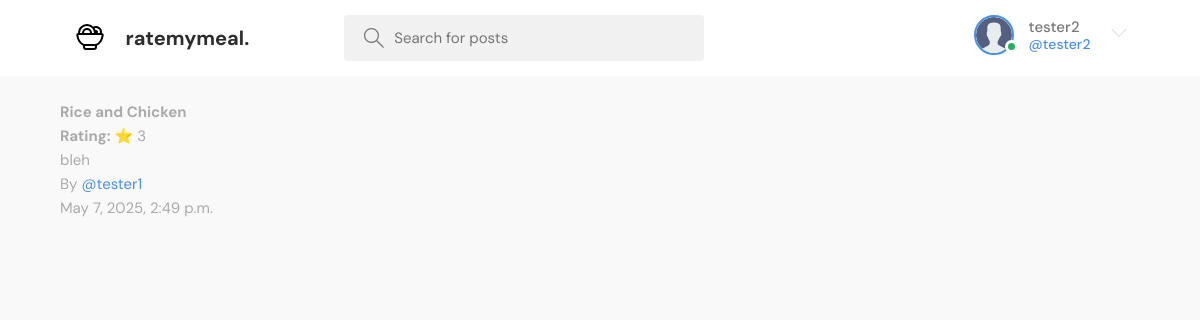
/review/12/ (signed in), run on the app's committed database.
### base/models.py (models this page shows, shortened)
class User(AbstractUser):
    name = models.CharField(max_length=200, null=True)
    email = models.EmailField(unique=True, null=True)
    bio = models.TextField(null=True)
    avatar = models.ImageField(null=True, default="avatar.svg")
    USERNAME_FIELD = 'email'
    REQUIRED_FIELDS = ['username']

class Review(models.Model):
    user = models.ForeignKey(User, on_delete=models.CASCADE)
    food_item = models.ForeignKey(FoodItem, on_delete=models.CASCADE, default=1)
    description = models.TextField(blank=True, null=True)
    rating = models.PositiveSmallIntegerField()  # 1–5 only
    created = models.DateTimeField(auto_now_add=True)
    class Meta:
        ordering = ['-created']

class FoodItem(models.Model):
    name = models.CharField(max_length=100, unique=True)
    def __str__(self):
        return self.name

### base/views.py (the view)
# urls.py: path('review/<str:pk>/', views.reviewDetail, name="review-detail"),
def reviewDetail(request, pk):
    review = get_object_or_404(Review, id=pk)
    related_reviews = Review.objects.filter(
        food_item=review.food_item
    ).exclude(id=pk)[:10]
    return render(request, 'base/review_detail.html', {
        'review': review,
        'related_reviews': related_reviews
    })

### base/templates/base/review_detail.html (shortened to what this page needs)
{% extends 'main.html' %}
{% block content %}
<main class="layout">
  <div class="container">
    <div class="review-detail">
      <h2>{{ review.food_item }}</h2>
      <p><strong>Rating:</strong> ⭐ {{ review.rating }}</p>
      <p>{{ review.description }}</p>
      <p>By <a href="{% url 'user-profile' review.user.id %}">@{{ review.user.username }}</a></p>
      <p><small>{{ review.created|date:"F j, Y, g:i a" }}</small></p>
    </div>
  </div>
</main>
{% endblock %}

### templates/navbar.html (shortened to what this page needs)
{% load static %}
<header class="header header--loggedIn">
    <div class="container">
        <a href="{% url 'home' %}" class="header__logo">
            <img src="{% static 'images/foodlogo.svg' %}" />
            <h1>ratemymeal.</h1>
        </a>
        <form class="header__search" method="GET" action="{% url 'home' %}">
            <label>
                <input name="q" placeholder="Search for posts" />
            </label>
        </form>
        <nav class="header__menu">
            {% if request.user.is_authenticated %}
            <div class="header__user">
                <a href="{% url 'update-user' %}">
                    <div class="avatar avatar--medium active">
                        <img src="{{request.user.avatar.url}}" />
                    </div>
                    <p>{{request.user.username}} <span>@{{request.user.username}}</span></p>
                </a>
                <button class="dropdown-button">
                    <svg version="1.1" xmlns="http://www.w3.org/2000/svg" width="32" height="32" viewBox="0 0 32 32">
                        <title>chevron-down</title>
                        <path d="M16 21l-13-13h-3l16 16 16-16h-3l-13 13z"></path>
                    </svg>
                </button>
            </div>
            {% else %}
            <a href="{% url 'login' %}">
                <img src="{% static 'images/avatar.svg' %}" />
                <p>Login</p>
            </a>
            {% endif %}
        </nav>
    </div>
</header>

### static/styles/style.css (style rules this page uses)
:root { --color-main: #4a90e2; --color-main-light: #e8f0fe; --color-dark: #ffffff; --color-dark-medium: #f1f1f1; --color-dark-light: #e0e0e0; --color-light: #2d2d2d; --color-gray: #777777; --color-light-gray: #aaaaaa; --color-bg: #f9f9f9; --color-success: #27ae60; --color-error: #e74c3c; }
* { font-family: "DM Sans", -apple-system, BlinkMacSystemFont, "Segoe UI", Roboto, Oxygen, Ubuntu, Cantarell, "Open Sans", "Helvetica Neue", sans-serif; margin: 0; padding: 0; box-sizing: border-box; text-rendering: optimizeLegibility; font-size: inherit; }
html { font-size: 56.25%; }
@media only screen and (min-width: 1200px) { html { font-size: 62.5%; } }
body { line-height: 1.6; font-weight: 400; font-size: 1.5rem; color: var(--color-light-gray); background-color: var(--color-bg); min-height: 100vh; }
img { width: 100%; }
a { display: inline-block; color: var(--color-main); text-decoration: none; }
.container { max-width: 120rem; width: 90%; margin: auto; }
.avatar { position: relative; display: inline-block; border-radius: 50%; border: 2px solid var(--color-main); }
.avatar img { display: block; border-radius: 50%; object-fit: cover; object-position: center; }
.avatar::after { content: ""; display: block; position: absolute; background-color: var(--color-gray); z-index: 111; border-radius: 50%; border: 0.3rem solid var(--color-dark); }
.avatar.active::after { background-color: var(--color-success); }
.avatar.avatar--medium img { width: 3.6rem; height: 3.6rem; border-radius: 50%; }
.avatar.avatar--medium:after { width: 0.7rem; height: 0.7rem; bottom: 0px; right: -6px; }
.header { padding: 1.5rem; background-color: var(--color-dark); }
.header > .container { display: flex; gap: 9.5rem; }
.header__logo, .header__user { display: flex; gap: 2rem; align-items: center; }
.header__logo > img { height: 3.2rem; width: 3.2rem; }
.header__logo > h1 { font-weight: 700; font-size: 2rem; color: var(--color-light); }
.header__search > label { background-color: var(--color-dark-medium); padding: 1.3rem 1rem; display: flex; align-items: center; gap: 1rem; border-radius: 4px; }
.header__search svg { fill: var(--color-gray); width: 2rem; height: 2rem; margin-left: 1rem; }
.header__search input { width: 30rem; background: transparent; border: none; outline: none; color: var(--color-light); }
.header__menu { margin-left: auto; position: relative; }
.header__menu a { display: flex; gap: 1.5rem; align-items: center; font-weight: 500; text-decoration: none; color: var(--color-gray); }
.header__menu img { height: 3.6rem; }
.header__menu p { line-height: 1.2; }
.header__menu span { color: var(--color-main); font-weight: 500; font-size: 1.4rem; display: block; }
.header__menu svg { width: 1.6rem; height: 1.6rem; fill: var(--color-dark-light); }
.dropdown-button { background: transparent; border: 0; outline: 0; cursor: pointer; }
.layout { margin-top: 2.4rem; }
.layout > .container { display: flex; justify-content: space-between; align-items: flex-start; }

### data on the page
User: user.avatar (placeholder picture), user.username "tester2"
Review: food_item "Rice and Chicken", rating "3", description "bleh", user.username "tester1", created "May 7, 2025, 2:49 p.m."
